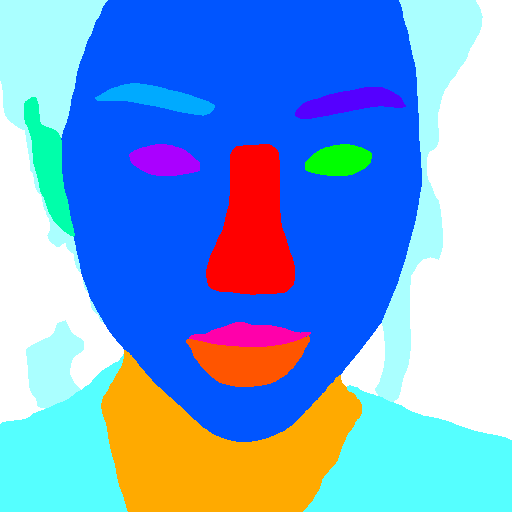
#> input picture dataProcessing/segFixer/001.png, 512 x 512 px, given in place of 023.png, which was not available
$ jupyter execute --allow-errors segFixer3.ipynb   (shell and % lines are left out)
#> lines starting #> are read from the running program, lines starting #| are printed output that depends on the picture; after the words box and inside, x2 and y2 are one past the last pixel; in counts of white or black regions, pixels touching at a corner belong together; pictures that were not available may be replaced by others from this repository, and a replacement may not be noted
[cell 1]
import os
import cv2
import copy
import numpy as np
from PIL import Image
import matplotlib.pyplot as plt

[cell 2]
def seg_switcher(seg_img):
    color_mapping = {
        (255, 255, 170): (10,10,10),  # hair
        (255, 255, 255): ( 0,0,0),  # background
        (0, 255, 170): (0,0,0) ,      # [0, 255, 170] earring to [0,0,0] background
        (255, 255,   0): (13,13,13),      #  [255, 255, 0] necklace to [0, 170, 255] neck
        (255, 255,  85): (0,0,0),    # [255, 255,  85] clothes to [0,0,0] background
        (0, 170, 255): (13,13,13),      # neck
        ( 0, 255,  85 ): (12,12,12),      # right ear
        (170, 255,   0): (11,11,11),             # left ear
        (0, 255, 0): (5,5,5),          # right eye
        (255, 0, 85): (3,3,3),        # right eyebrow
        (255, 170, 0): (2,2,2),      # left eyebrow
        (0, 0, 255): (6,6,6),          # nose
        (255, 85, 0): (1,1,1),        # face
        (255, 0, 170): (4,4,4),      # left eye
        (0, 85, 255): (9,9,9),        # lower lip
        (170, 0, 255): (7,7,7),      # upper lip
        (85,  0, 255):(8,8,8),
        (255, 0, 255):(0,0,0)    # hat to background
    }

    # Replace old colors with new colors
    for old_color, new_color in color_mapping.items():
        seg_img[np.all(seg_img == old_color, axis=-1)] = new_color
    return seg_img

def seg_corrector(cv2_image_masked):

    height, width,_ = cv2_image_masked.shape
    right_half_face = cv2_image_masked[:, :width//2, :]
    left_half_face = cv2_image_masked[:, width//2:, :]

    color_mapping_ltr = {
        (255, 0, 170): (0, 255, 0),       #left_eye color to right_eye
        (255, 170, 0): (255, 0, 85)       #left_eyebrow color to right_eyebrow
    }
    color_mapping_rtl = {
        (0, 255, 0): (255, 0, 170),       #right_eye color to left_eye
        (255, 0, 85): (255, 170, 0)       #right_eyebrow color to left_eyebrow
    }
    for old_color, new_color in color_mapping_ltr.items():
        right_half_face[np.all(right_half_face == old_color, axis=-1)] = new_color
    for old_color, new_color in color_mapping_rtl.items():
        left_half_face[np.all(left_half_face == old_color, axis=-1)] = new_color

    original_img = np.concatenate((right_half_face, left_half_face), axis=1)
    return original_img

def resize(new_width, new_height,input_img):
    pil_image = Image.fromarray(input_img.astype(np.uint8))
    resized_image = pil_image.resize((new_width, new_height), Image.NEAREST)
    return resized_image

def check_nums_class(seg_img):
    # Reshape the image to a 2D array where each row represents a pixel
    pixels = seg_img.reshape(-1, seg_img.shape[2])

    # Find unique colors (combinations of RGB values)
    unique_colors = np.unique(pixels, axis=0)

    # Convert the unique colors to a list of tuples
    unique_colors_list = [tuple(color) for color in unique_colors]

    return unique_colors_list

def img_group_class_check(checking_folder,file_list):
    channel_value = {}
    channel_value = set()
    img_checker = {}
    img_checker = set()
    for i in file_list:
        img = cv2.imread(get_path(checking_folder,i))
        img_classes = check_nums_class(img)
        channel_value.add(len(img_classes))
        if len(img_classes)>20:
            img_checker.add(i)
    return channel_value, img_checker

def list_files_in_folder(folder_path):
    file_list = []
    # Iterate through all files in the folder
    for file_name in os.listdir(folder_path):
        # Check if the path is a file (not a directory)
        if os.path.isfile(os.path.join(folder_path, file_name)):
            file_list.append(file_name)
    return file_list

def get_path(folderPath,fileName):
    path = os.path.join(folderPath,fileName)
    return path

def iterate(file_list,input_folder,output_folder):
    for i in file_list:
        print(i)
        img = cv2.imread(get_path(input_folder,i))
        corrector_output = seg_corrector(img)
        switcher_output = seg_switcher(corrector_output)
        final_output = resize(321,321,switcher_output)
        final_output.save(get_path(output_folder,i))
        # cv2.imwrite(get_path(output_folder,i),corrector_output)

[cell 3]
seg_img = cv2.imread(r"D:\Project\DPL302m\faceSegmantation\maskModifier\seg_final\makeup\023.png")
#> seg_img is the input picture: shape (512, 512, 3); mean B, G, R 216.4, 161.3, 116.2
# corrector_output = seg_corrector(seg_img)
# switcher_output = seg_switcher(corrector_output)
# final_output = resize(321,321,switcher_output)
channel = check_nums_class(seg_img)
#> in check_nums_class, `unique_colors = np.unique(pixels, axis=0)`: unique_colors = 13 rows, first 8: [0, 0, 255], [0, 85, 255], [0, 170, 255], [0, 255, 0], [170, 0, 255], [170, 255, 0], [255, 0, 85], [255, 0, 170]
#> in check_nums_class, `unique_colors_list = [tuple(color) for color in unique_colors]`: unique_colors_list = [(0, 0, 255), (0, 85, 255), (0, 170, 255), (0, 255, 0), (170, 0, 255), (170, 255, 0), (255, 0, 85), (255, 0, 170), (255, 85, 0), (255, 170, 0), (255, 255, 85), (255, 255, 170), (255, 255, 255)]
#> channel has the same summary as unique_colors_list in check_nums_class
len(channel)
#> Out = 13
# [5 lines of commented-out code are left out]

[cell 4]
folder_seg = r"D:\Project\DPL302m\Data\crawledData2\generatorOutput\seg\beforeFixed\non_makeup\not_good"
folder_seg_painted = r"D:\Project\DPL302m\faceSegmantation\maskModifier\seg_paint\makeup"
folder_seg_resized = r"D:\Project\DPL302m\faceSegmantation\maskModifier\seg_resized\makeup"
folder_seg_bw = r"D:\Project\DPL302m\faceSegmantation\maskModifier\seg_final\makeup"
output_folder = r"D:\Project\DPL302m\faceSegmantation\maskModifier\seg_final\non_makeup\notGood"

file_list = list_files_in_folder(folder_seg)
iterate(file_list,folder_seg,output_folder)
#> in seg_corrector, `right_half_face = cv2_image_masked[:, :width//2, :]`:
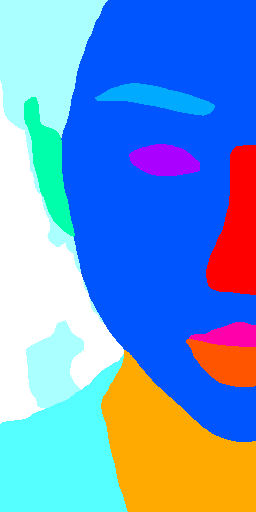
#> right_half_face: shape (512, 256, 3); mean B, G, R 208.3, 151.4, 107.4
#> in seg_corrector, `left_half_face = cv2_image_masked[:, width//2:, :]`:
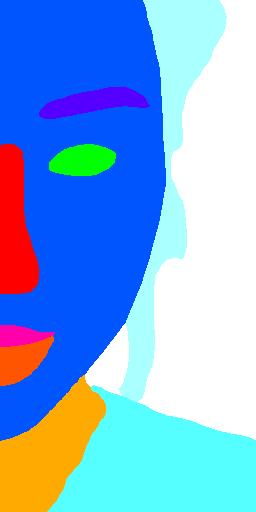
#> left_half_face: shape (512, 256, 3); mean B, G, R 224.4, 171.1, 124.9
#> after the loop in seg_corrector, `for old_color, new_color in color_mapping_ltr.items():`:
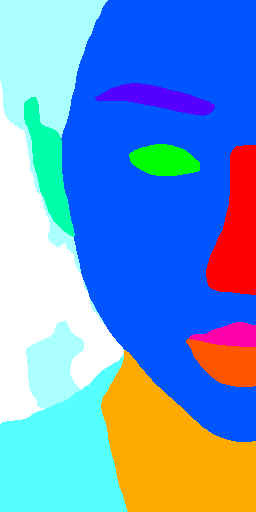
#> right_half_face: shape (512, 256, 3); 2.81% of pixels changed, all inside (x1, y1, x2, y2) = (95, 83, 215, 176)
#> after the loop in seg_corrector, `for old_color, new_color in color_mapping_rtl.items():`:
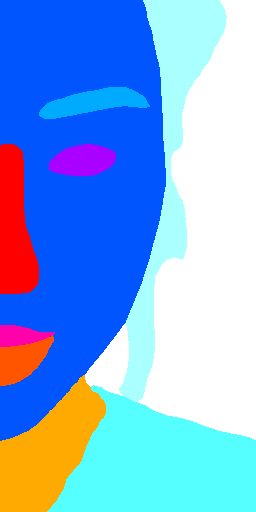
#> left_half_face: shape (512, 256, 3); 2.77% of pixels changed, all inside (x1, y1, x2, y2) = (39, 87, 150, 176)
#> in seg_corrector, `original_img = np.concatenate((right_half_face, left_half_face), axis=1)`:
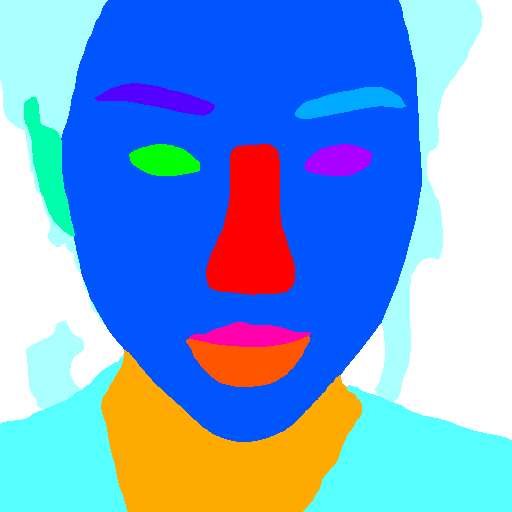
#> original_img: shape (512, 512, 3); mean B, G, R 216.3, 161.3, 116.1
#> after the loop in seg_switcher, `for old_color, new_color in color_mapping.items():`:
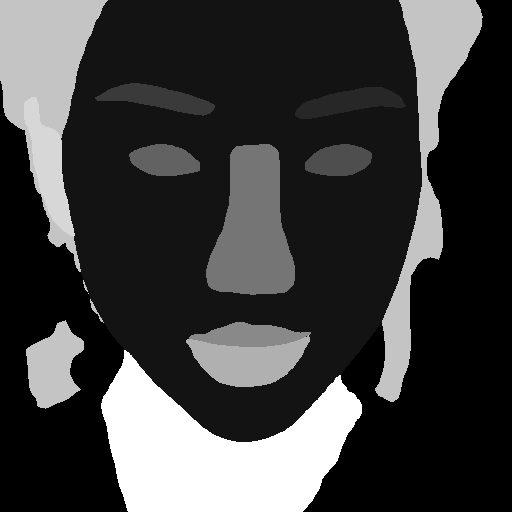
#> seg_img: shape (512, 512, 3); min 0, max 13, mean 3.16; drawn with min black and max white

# file_list = list_files_in_folder(output_folder)
# diff_channel_value, img_checker = img_group_class_check(output_folder,file_list)

#> (a cell that did not finish here is left out)

[cell 6]
def resize_nearest_neighbor(input_image_path, new_width, new_height):
    # Open the input image
    input_image = Image.open(input_image_path)

    # Resize the image using nearest neighbor interpolation
    output_image = input_image.resize((new_width, new_height), Image.NEAREST)
    return output_image
    # Save the resized image
    output_image.save(output_image_path)

input_image_path = r"D:\Project\DPL302m\faceSegmantation\maskModifier\seg_final\512x512makeup\185.png"
output_image_path = r"D:\Project\DPL302m\faceSegmantation\output.png"
new_width = 321
new_height = 321
new_img = resize_nearest_neighbor(input_image_path, new_width, new_height)
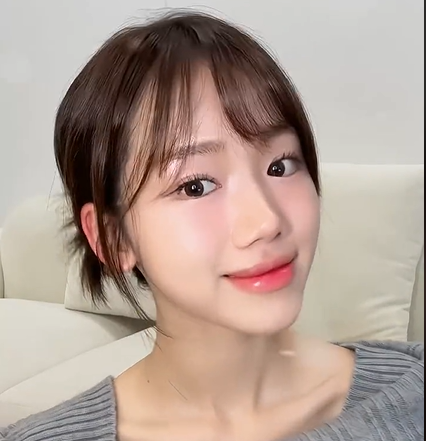
#> input picture dataAnalysis/dataProcessingStepByStep/1)033Orig.png, 426 x 441 px, given in place of 185.png, which was not available
#> in resize_nearest_neighbor, input_image is the input picture: PIL image 426x441 RGBA; mean R, G, B, A 177.7, 158.6, 148.2, 255
#> in resize_nearest_neighbor, `output_image = input_image.resize((new_width, new_height), Image.NEARE..`:
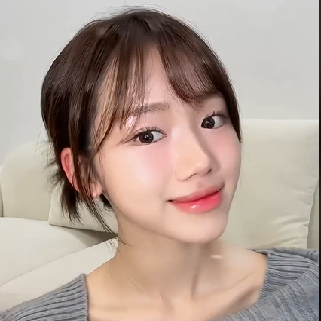
#> output_image: PIL image 321x321 RGBA; mean R, G, B, A 177.5, 158.4, 147.9, 255
copy_seg_img = copy.deepcopy(new_img)
# Define the color to be replaced and the color to replace it with
color_to_replace = np.array([9,9,9])
replacement_color = np.array([255,255,255])

# # Find pixels with the color to be replaced
mask = np.all(copy_seg_img == color_to_replace, axis=-1)
#> mask = False

# # Replace pixels with the replacement color
#> (the rest of this cell did not finish here and is left out)
